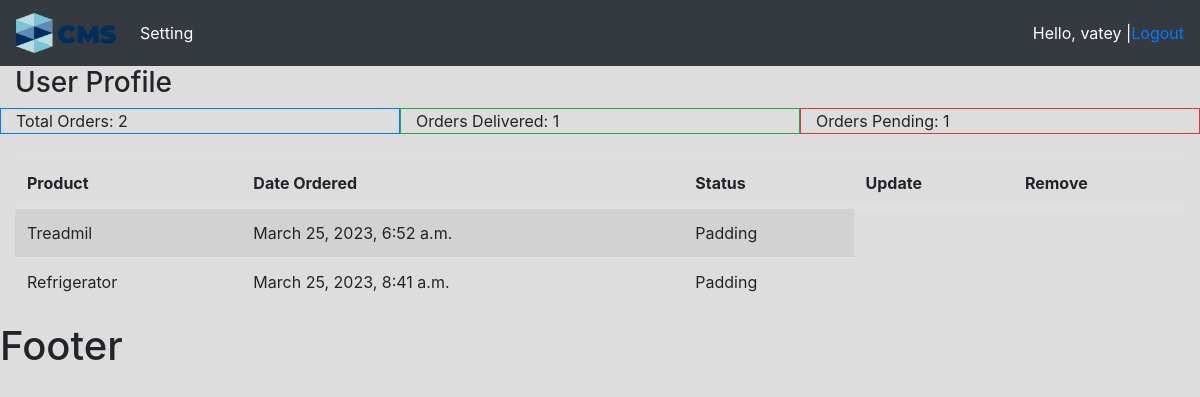
Page /user/ (signed in) on the committed database.
### accounts/models.py (models this page shows, shortened)
class Order(models.Model):
    STATUS = (
        ('Pending', 'Pending'),
        ('Out for delivery', 'Out for delivery'),
        ('Delivered', 'Delivered')
    )
    customer = models.ForeignKey(Customer, null=True, on_delete=models.SET_NULL)
    product = models.ForeignKey(Products, null=True, on_delete=models.SET_NULL)
    status = models.CharField(max_length=200, null=True, choices=STATUS)
    date_created = models.DateTimeField(auto_now_add=True, null=True)
    note = models.CharField(max_length=1000, null=True)

class Products(models.Model):
    CATEGORY = (
        ('In door', 'In door'),
        ('Out door', 'Out door')
    )
    name = models.CharField(max_length=200, null=True)
    price = models.FloatField(null=True)
    category = models.CharField(max_length=200, null=True, choices=CATEGORY)
    description = models.CharField(max_length=200, null=True, blank=True)
    date_created = models.DateTimeField(auto_now_add=True, null=True)
    tags = models.ManyToManyField(Tag)
    def __str__(self):
        return self.name

### accounts/decorators.py (the view)
        def wrapper_func(request, *args, **kwargs):
            group = None
            if request.user.groups.exists():
                group = request.user.groups.all()[0].name
            if group in allowed_roles:
                return view_func(request, *args, **kwargs)
            else:
                return HttpResponse('You are not allow to view this page!')

### accounts/views.py (called while the page is built)
@login_required(login_url='login')
@allowed_user(allowed_roles=['customer'])
def userPage(request):
    orders = request.user.customer.order_set.all()
    total_orders = orders.count()
    delivered = orders.filter(status='Delivered').count()
    pending = orders.filter(status='Pending').count()
    context = {
        'orders': orders,
        'total_orders': total_orders,
        'delivered': delivered,
        'pending': pending,
    }
    return render(request, 'accounts/user.html', context)

### accounts/templates/accounts/user.html
{% extends 'accounts/main.html' %}
{% block content %}
    <h3>User Profile</h3>
        <div class="row">
        <div class="col-md-4 border border-primary">
            Total Orders: {{ total_orders }}
        </div>
        <div class="col-md-4 border border-success">
            Orders Delivered: {{ delivered }}
        </div>
        <div class="col-md-4 border border-danger">
            Orders Pending: {{ pending }}
        </div>
    </div>
    <br/>
<table class="table table-striped">
                <thead>
                <tr>
                    <th>Product</th>
                    <th>Date Ordered</th>
                    <th>Status</th>
                    <th>Update</th>
                    <th>Remove</th>
                </tr>
                </thead>
                <tbody>
                {% for i in orders %}
                    <tr>
                        <td>{{ i.product }}</td>
                        <td>{{ i.date_created }}</td>
                        <td>Padding</td>
                    </tr>
                {% endfor %}
                </tbody>
            </table>
{% endblock %}

### accounts/templates/accounts/navbar.html (shortened to what this page needs)
{% load static %}
<nav class="navbar navbar-expand-lg navbar-dark bg-dark">
    <a class="navbar-brand" href="/">
        <img src="{% static 'images/logo.png' %}" width="100">
    </a>
    <div class="collapse navbar-collapse" id="navbarNavAltMarkup">
        <div class="navbar-nav">
            {% if request.user.is_staff %}
            <a class="nav-item nav-link active" href="/">Home</a>
            <a class="nav-item nav-link" href="{% url 'products' %}">Products</a>
            {% else %}
                <a class="nav-item nav-link active" href="{% url 'account' %}">Setting</a>
            {% endif %}
        </div>
    </div>
    <span class="text-white">Hello, {{ request.user }} | </span>
    <span><a href="{% url 'logout' %}"> Logout</a></span>
</nav>

### static/css/main.css (style rules this page uses)
body { background: #DDD; }

### rows in the picture
Order: product "Treadmil", date_created "March 25, 2023, 6:52 a.m."
Order: product "Refrigerator", date_created "March 25, 2023, 8:41 a.m."

### other values in the picture
{{ request.user }} "vatey"
{{ total_orders }} "2"
{{ delivered }} "1"
{{ pending }} "1"
